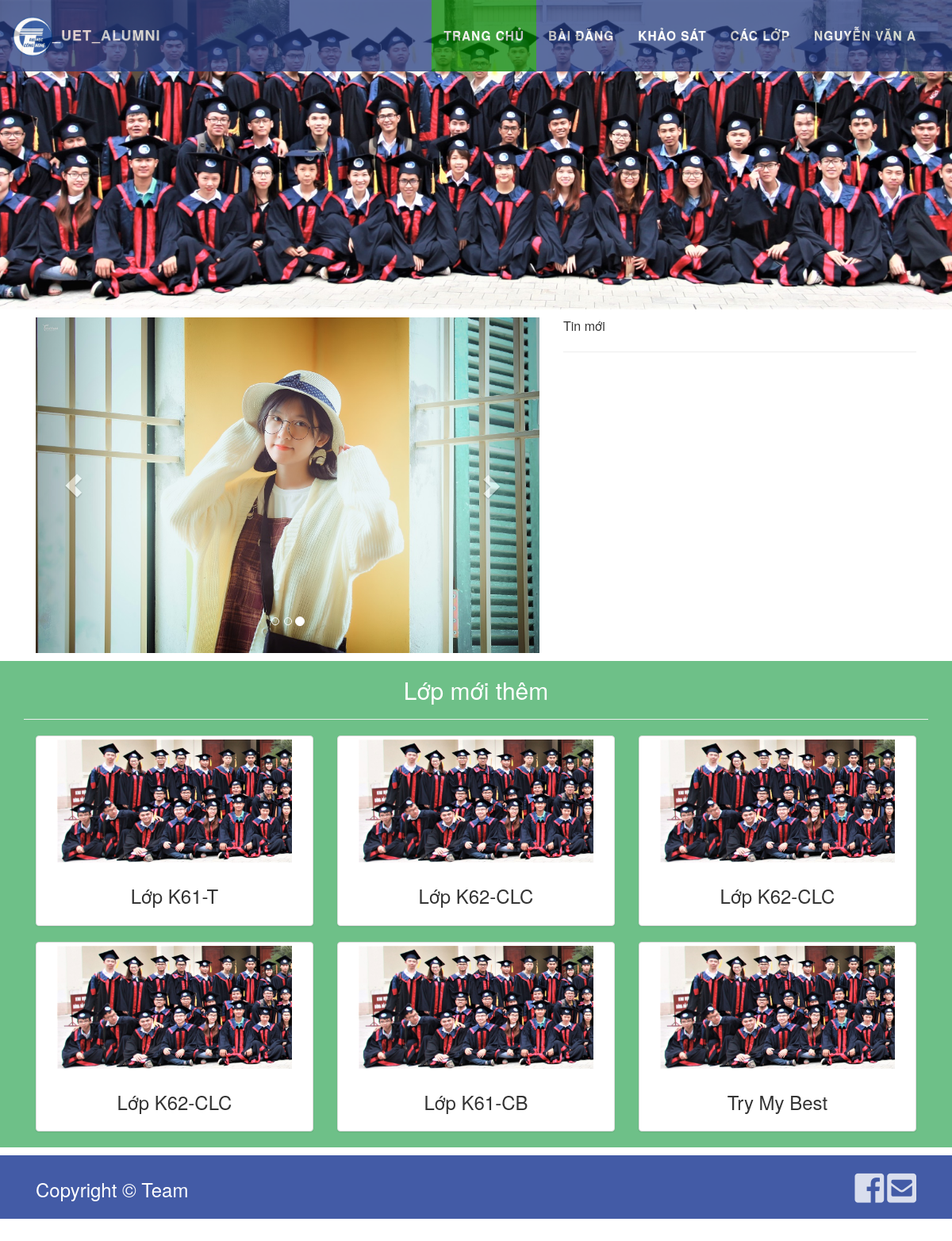
Screenshot of /site/view/Home.php (signed in) with the database file from the repository.
### tables this page shows
CREATE TABLE `lop` (
  `lopID` int(11) NOT NULL,
  `tenlop` varchar(255) NOT NULL,
  `khoaID` int(11) NOT NULL,
  `ka` int(11) NOT NULL COMMENT 'k61, k60, k59',
  `kichhoat` tinyint(1) DEFAULT '0'
);

### site/controller/LopController.php (called while the page is built, shortened)
<?php
require_once ('../../model/Lop.php');
class LopController{
	private $listLop = Array();
	private $soLuongLop ;
	public function __construct($soLuongLop = 0)
	{
		$this->listLop = Array();
		$this->soLuongLop = $soLuongLop;
	}
	public function addOneLop($newLop){
		array_push($this->listLop, $newLop);
	}
	public function getLopInSql(){
		$result = m_admin::getNLopMoiNhat($this->getSoLuongLop());
	}
	public function getListLop()
	{
		return $this->listLop;
	}
	public function getSoLuongLop()
	{
		return $this->soLuongLop;
	}
}

### model/Lop.php (called while the page is built, shortened)
<?php
class Lop{
    private $tenLop = '';
    public function __construct($lopID = -1, $tenLop = "", $khoa = null, $kichHoat = 0){
        $this->tenLop = $tenLop;
    }
    public function getTenLop()
    {
        return $this->tenLop;
    }
}

### model/database.php (called while the page is built, shortened)
<?php
class database{
    var $_dbh= '';
    var $_sql= '';
    public function database($_sql = 'set names "utf8"'){
        $this->_dbh = new PDO('mysql:host=localhost:3306; dbname=qlcsv','root','');
        $this->_dbh->query('set names "utf8"');
    }
	public function setQuery($sql){
        $this->_sql=$sql;
    }
    public function execute($options=array()){
        $this->_cursor=$this->_dbh->prepare($this->_sql);
        $this->_cursor->execute();
        return $this->_cursor;
    }
    public function loadAllRows($options=array()){
        if(!$options){
            if(!$result=$this->execute())
            return false;
        }
        else{
            if(!$result=$this->execute($options))
            return false;
        }
        return $result->fetchAll(PDO::FETCH_OBJ);
    }
    public static function loadAllRowsStatic($sql = 'set names "utf8"'){
		$db = new database($sql);
		$allRow = $db->loadAllRows();
		if (count($allRow)>0){
			return $allRow;
		}else{
			return null;
		}
	}
}
?>

### model/m_admin.php (called while the page is built, shortened)
<?php
include('database.php');
class m_admin extends database{
    static function getnLopMoiNhat($n){
		$sql = 'SELECT * FROM lop
				ORDER BY lop.lopID DESC
				LIMIT '.$n;
		return parent::loadAllRowsStatic($sql);
	}
}
?>

### site/controller/HomeController.php (the view, shortened to what this page needs)
<?php
require_once ('../../model/Lop.php');
require_once('LopController.php');
class HomeController{
	public function setUsername(){
		isset($_SESSION['hoten']) ? $Acc = $_SESSION['hoten'] : $Acc = 'Đăng nhập';
		$s = "<a class='' href='#'>$Acc</a>";
		echo $s;
	}
	public function setListNewClass(){
		$lopMoiThem = new LopController(5);
		$lopMoiThem->getLopInSql();
		$listClass = $lopMoiThem->getListLop();
		if (is_array($listClass) || is_object($listClass)) {
			foreach ($listClass as $aLop) {
				$s = '<div class="col-xs-12 col-sm-4 col-md-4 col-lg-4">'
					. '	<div class="thumbnail aClass">'
					. '		<img src="../../public/Home/img/portfolio/cake.jpg" alt="a class">'
					. '		<div class="caption text-center">'
					. '			<h3>Lớp '. $aLop->getTenLop() .'</h3>'
					. '		</div>'
					. '		<a href="ListAlumni.php">'
					. '			<div class="chiTiet text-center">'
					. '				<i class="fas fa-info-circle"></i>'
					. '				<h3>Chi tiết...</h3>'
					. '			</div>'
					. '		</a>'
					. '	</div>'
					. '</div>  ';
				echo $s;
			}
		}
	}
}

### public/Home/Home.css (style rules this page uses)
.aClass { position: relative; }
.aClass img { max-width: 445px; max-height: 155px; }

### public/Home/NavFoo.css (style rules this page uses)
.navbar-custom a { color: #fff; font-weight: bold; }

### rows the page displays
lop: tenlop "K61-T"
lop: tenlop "K62-CLC"
lop: tenlop "K62-CLC"
lop: tenlop "K62-CLC"
lop: tenlop "K61-CB"

### other values shown
$Acc "NGUYỄN VĂN A"
